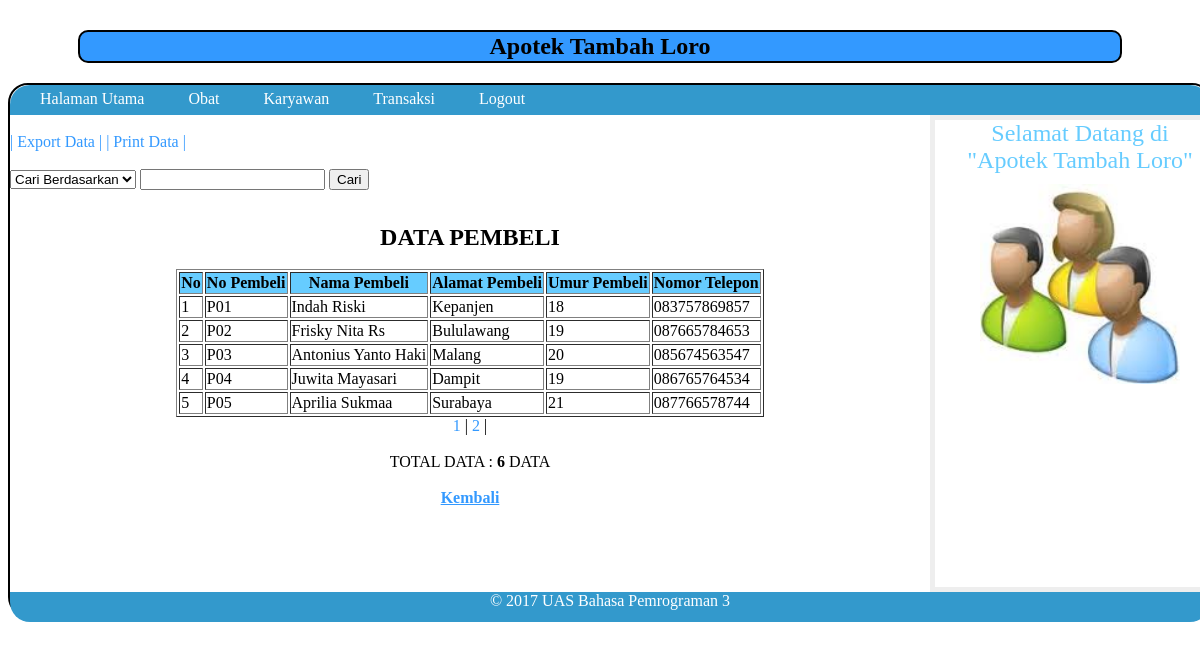
The app's page /user/pembeli/tampil.php with its own data.
### tables this page shows
CREATE TABLE IF NOT EXISTS `pembeli` (
  `no_pembeli` varchar(5) NOT NULL,
  `nama_pembeli` varchar(30) NOT NULL,
  `alamat_pembeli` varchar(50) NOT NULL,
  `umur_pembeli` varchar(15) NOT NULL,
  `tlp_pembeli` varchar(15) NOT NULL,
  PRIMARY KEY (`no_pembeli`)
);

### user/pembeli/tampil.php (the view, shortened to what this page needs)
<html>
<link rel="stylesheet" type="text/css" href="../../css.css">
<body>
<center>
<h2><b> Apotek Tambah Loro </b></h2>
</center>
<div class="wrapper">
		<nav>
		<ul>
	<li><a href="../../user.php"> Halaman Utama </a></li>
    <li><a href="../obat/tampil.php"> Obat </a></li>
    <li><a href="../karyawan/tampil.php"> Karyawan</a></li>
    <li><a href="../transaksi/tampil.php"> Transaksi</a></li>
    <li><a href="../../logout.php"> Logout</a></li></aside>
   		</ul>
		</nav>
<section class="courses">
<article>
<br>
<a href='export.php'>| Export Data  | </a>
<a href='proses_print.php'>| Print Data | </a>
<br><br>
<form method="post" action="cari.php">
<select name="pilih"> <option value=""> Cari Berdasarkan </option>
                    </select>
<input type="text" name="pilihan">
<input type="submit" name="submit" value="Cari">
</form>
<center>
<br><b><font size="+2">DATA PEMBELI</font></b>
<br><br>
<table border="1">
<th> No </th>
<th> No Pembeli </th>
<th> Nama Pembeli </th>
<th> Alamat Pembeli </th>
<th> Umur Pembeli </th>
<th> Nomor Telepon </th>
<?php
$batas=5;
$halaman=$_GET['halaman'];
if(empty($halaman)) {
	$posisi=0;
}
else {
$posisi=($halaman-1)*$batas;
}
$tampil="select * from pembeli order by no_pembeli limit $posisi,$batas";
$hasil=mysql_query($tampil);
$no=1+$posisi;
while($row=mysql_fetch_array($hasil)) {
echo"<tr><td>$no</td>";
echo"<td>$row[no_pembeli]</td>";
echo"<td>$row[nama_pembeli]</td>";
echo"<td>$row[alamat_pembeli]</td>";
echo"<td>$row[umur_pembeli]</td>";
echo"<td>$row[tlp_pembeli]</td>";
$no++;
}
echo "</table>";
?>
<?php
	$tampil2 = "SELECT * FROM pembeli";
	$query = mysql_query($tampil2);
	$jum = mysql_num_rows($query);
	$jmlhal = ceil($jum/$batas);
for ($i=1;$i<=$jmlhal;$i++)
	if ($i != $hal)
	{
		echo"<a href='$_SERVER[PHP_SELF]?halaman=$i'> $i </a> | ";
	}
	else
	{
		echo"<b> $i </b> | ";
	}
echo "<br><br> <font color='#000'>TOTAL DATA : <b> $jum </b> DATA </font><br><br>";
?>
<?php
	echo "<a href='../../user.php'><b><u>Kembali</u></b></a>";
	?>
</center>
</article>
	</section>
    <aside>
    <section class="contact-details">
<h3><font size="+2"><center>Selamat Datang di "Apotek Tambah Loro"</center></font></h3>
	</section>
	<section class="popular-recipes">
<center><img src="../../gambar/login.jpg" width="200" height="200"></center>
	</section>
	</aside>
<footer><center>
&copy; 2017 UAS Bahasa Pemrograman 3
</center></footer>
</div>

### css.css (style rules this page uses)
.wrapper { width: 1200px; height:530px; margin: 18px auto 18px auto; border: 2px solid #000000; background-color: #ffffff; border-bottom-left-radius:20px; border-bottom-right-radius:20px; border-top-left-radius:20px; border-top-right-radius:20px; }
nav { clear: both; color: #ffffff; background-color: #3399CC; height: 30px; border-top-left-radius:20px; border-top-right-radius:20px; }
nav ul { margin: 0px; padding: 5px 0px 5px 30px; }
nav li { display: inline; margin-right: 40px; }
nav li a { color: #ffffff; }
section.courses { float: left; width: 920px; }
article { clear: both; overflow: auto; width: 100%; }
aside { width: 250px; height: 457px; float: left; padding: 0px 0px 10px 20px; border: 5px solid #eeeeee; }
a { color: #3399FF; text-decoration: none; }
h1, h2, h3 { font-weight: normal; }
h2 { padding: 1px; color: #000; background-color:#39F; border-radius:1px; border:2px solid #000; margin-left:70px; margin-right:70px; border-bottom-left-radius:10px; border-bottom-right-radius:10px; border-top-left-radius:10px; border-top-right-radius:10px; margin-top: 30px; }
h3 { margin: 0px 0px 10px 0px; color: #66CCFF; }
footer { clear: both; color: #ffffff; background-color:#3399CC; height: 30px; border-bottom-left-radius:20px; border-bottom-right-radius:20px; }
th { background:#6CF; }

### records on screen
pembeli: no_pembeli "P01", nama_pembeli "Indah Riski", alamat_pembeli "Kepanjen", umur_pembeli "18", tlp_pembeli "083757869857"
pembeli: no_pembeli "P02", nama_pembeli "Frisky Nita Rs", alamat_pembeli "Bululawang", umur_pembeli "19", tlp_pembeli "087665784653"
pembeli: no_pembeli "P03", nama_pembeli "Antonius Yanto Haki", alamat_pembeli "Malang", umur_pembeli "20", tlp_pembeli "085674563547"
pembeli: no_pembeli "P04", nama_pembeli "Juwita Mayasari", alamat_pembeli "Dampit", umur_pembeli "19", tlp_pembeli "086765764534"
pembeli: no_pembeli "P05", nama_pembeli "Aprilia Sukmaa", alamat_pembeli "Surabaya", umur_pembeli "21", tlp_pembeli "087766578744"

### other values on screen
$jum "6"
